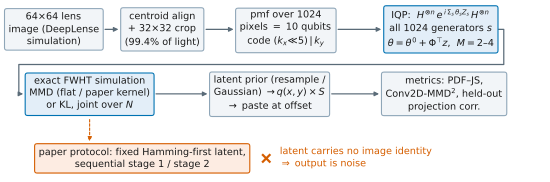

Reproduce this figure in Python.
#!/usr/bin/env python3
# -*- coding: utf-8 -*-
"""fig_pipeline.pdf -- the method schematic (pure vector, matplotlib only).

`dot`/graphviz is not installed on this cluster, so the diagram is drawn with matplotlib.
Boxes are AUTO-SIZED to their text (text bbox patches measured after a draw pass), so no
label can overflow its box; the connectors are then routed between the measured edges.
Nothing here reads data; every number quoted in a box is sourced in FIGURE_PROVENANCE.md.
"""
from __future__ import annotations

import os

import matplotlib
matplotlib.use("Agg")
import matplotlib.pyplot as plt                      # noqa: E402
from matplotlib.patches import FancyArrowPatch       # noqa: E402

import fig_style as S

GREY_FC, GREY_EC = "#f2f5f8", "#8fa6b8"
Q_FC, Q_EC = "#e3eef8", S.OKABE_ITO["blue"]
BAD_FC, BAD_EC = "#fdece2", S.OKABE_ITO["vermilion"]
LINK = "#5a6b78"
FS = 7.0


def node(ax, xc, yc, text, fc=GREY_FC, ec=GREY_EC, fs=FS, ha="center"):
    return ax.text(xc, yc, text, transform=ax.transAxes, ha=ha, va="center",
                   fontsize=fs, color=S.INK, linespacing=1.35, zorder=3,
                   bbox=dict(boxstyle="round,pad=0.42,rounding_size=0.25",
                             facecolor=fc, edgecolor=ec, linewidth=0.8))


def extent(fig, ax, t):
    """(x0, y0, x1, y1) of a text's bbox patch, in axes coordinates."""
    r = fig.canvas.get_renderer()
    bb = t.get_bbox_patch().get_window_extent(r) if t.get_bbox_patch() is not None \
        else t.get_window_extent(r)
    bb = bb.transformed(ax.transAxes.inverted())
    return bb.x0, bb.y0, bb.x1, bb.y1


def arrow(ax, p0, p1, color=LINK, lw=0.9, ls="-"):
    ax.add_patch(FancyArrowPatch(p0, p1, transform=ax.transAxes, arrowstyle="-|>",
                                 mutation_scale=6.5, linewidth=lw, color=color,
                                 linestyle=ls, shrinkA=0, shrinkB=0, zorder=1,
                                 clip_on=False))


def make(outdir):
    S.apply_style()
    fig = plt.figure(figsize=(S.TEXTWIDTH - 0.04, 1.78))
    ax = fig.add_axes([0, 0, 1, 1])
    ax.set_xlim(0, 1)
    ax.set_ylim(0, 1)
    ax.axis("off")

    Y1, Y2, YB = 0.845, 0.480, 0.115

    r1 = [
        node(ax, 0.092, Y1, "64$\\times$64 lens\nimage (DeepLense\nsimulation)"),
        node(ax, 0.292, Y1, "centroid align\n+ 32$\\times$32 crop\n(99.4% of light)"),
        node(ax, 0.520, Y1, "pmf over 1024\npixels $=$ 10 qubits\n"
                            "code $(k_x\\!\\ll\\!5)\\,|\\,k_y$"),
        node(ax, 0.806, Y1, "IQP:  $H^{\\otimes n}\\,e^{\\,i\\,\\Sigma_s\\,\\theta_s Z_s}\\,H^{\\otimes n}$\n"
                            "all 1024 generators $s$\n"
                            "$\\theta=\\theta^{0}+\\Phi^{\\!\\top}\\! z$,  $M=2$–4",
             fc=Q_FC, ec=Q_EC),
    ]
    r2 = [
        node(ax, 0.158, Y2, "exact FWHT simulation\nMMD (flat / paper kernel)\n"
                            "or KL, joint over $N$", fc=Q_FC, ec=Q_EC),
        node(ax, 0.490, Y2, "latent prior (resample /\nGaussian) $\\rightarrow q(x,y)\\times S$\n"
                            "$\\rightarrow$ paste at offset"),
        node(ax, 0.812, Y2, "metrics: PDF–JS,\nConv2D-MMD$^2$, held-out\nprojection corr."),
    ]
    bad = node(ax, 0.255, YB, "paper protocol: fixed Hamming-first latent,\n"
                              "sequential stage 1 / stage 2", fc=BAD_FC, ec=BAD_EC)

    fig.canvas.draw()

    # ---- row 1 and row 2 straight connectors
    for row in (r1, r2):
        for a, b in zip(row[:-1], row[1:]):
            ea, eb = extent(fig, ax, a), extent(fig, ax, b)
            arrow(ax, (ea[2] + 0.004, Y1 if row is r1 else Y2),
                      (eb[0] - 0.004, Y1 if row is r1 else Y2))

    # ---- elbow: right end of row 1 -> left end of row 2
    e_last, e_first = extent(fig, ax, r1[-1]), extent(fig, ax, r2[0])
    xr = min(0.972, e_last[2] + 0.010)
    xl = max(0.020, e_first[0] - 0.012)
    ymid = (e_last[1] + e_first[3]) / 2.0
    ax.plot([e_last[2], xr, xr, xl, xl], [Y1, Y1, ymid, ymid, Y2],
            color=LINK, lw=0.9, solid_joinstyle="round", transform=ax.transAxes,
            clip_on=False, zorder=1)
    arrow(ax, (xl, Y2), (e_first[0] - 0.004, Y2))

    # ---- refuted branch
    e_bad, e_tr = extent(fig, ax, bad), extent(fig, ax, r2[0])
    arrow(ax, (0.158, e_tr[1] - 0.004), (0.158, e_bad[3] + 0.004),
          color=BAD_EC, ls=(0, (2.2, 1.6)), lw=0.8)
    ax.plot([e_bad[2] + 0.030], [YB], marker="x", ms=6.0, mew=1.6,
            color=BAD_EC, transform=ax.transAxes, clip_on=False, zorder=3)
    ax.text(e_bad[2] + 0.055, YB, "latent carries no image identity\n"
                                  "$\\Rightarrow$ output is noise",
            transform=ax.transAxes, ha="left", va="center", fontsize=FS,
            color=BAD_EC, linespacing=1.35)

    return S.save(fig, outdir, "fig_pipeline")


if __name__ == "__main__":
    make(os.path.dirname(os.path.abspath(__file__)))
